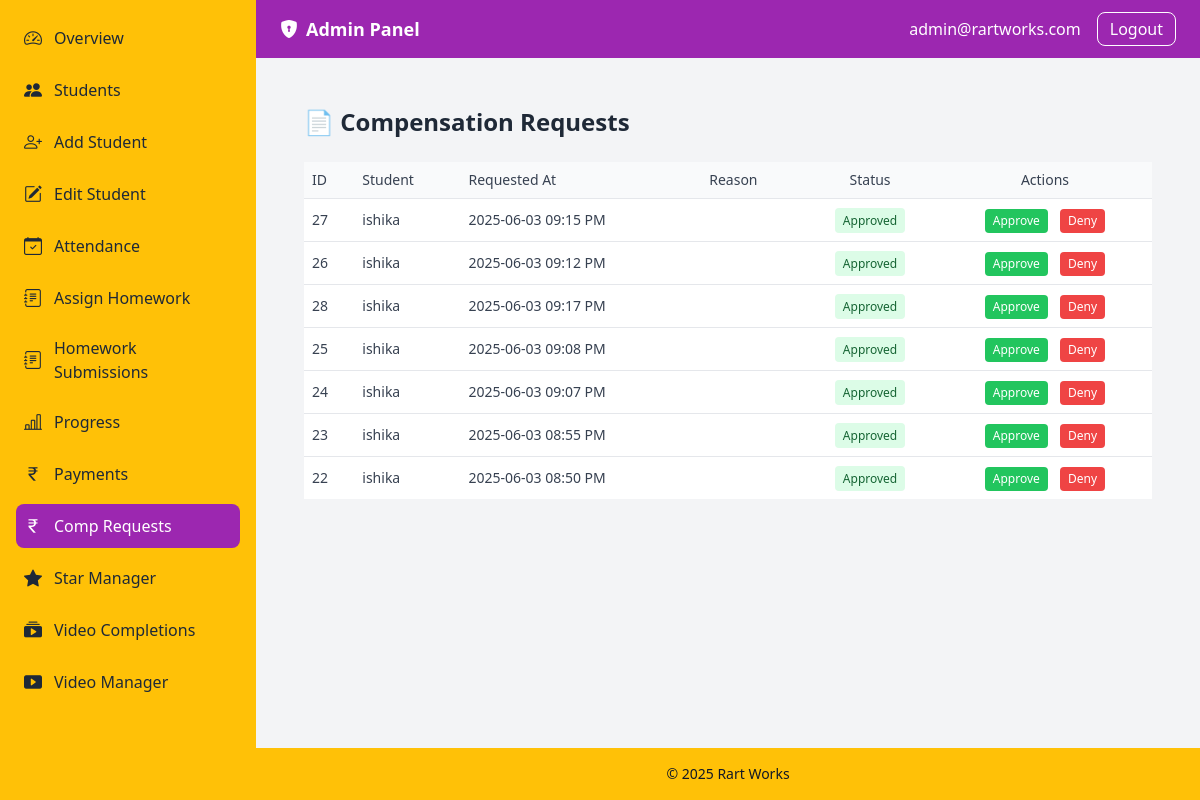
Page /dashboard/admin/index.php?page=comp_requests (signed in) on the committed database.
### tables this page shows
CREATE TABLE `users` (
  `id` int(10) UNSIGNED NOT NULL,
  `username` varchar(50) NOT NULL,
  `password` varchar(255) NOT NULL,
  `role` enum('student','admin') NOT NULL DEFAULT 'student',
  `centre_id` int(10) UNSIGNED NOT NULL,
  `created_at` datetime NOT NULL DEFAULT current_timestamp(),
  `reset_token` varchar(255) DEFAULT NULL,
  `reset_expires` datetime DEFAULT NULL
);

CREATE TABLE `compensation_requests` (
  `id` int(11) NOT NULL,
  `user_id` int(11) NOT NULL,
  `slot` varchar(50) NOT NULL,
  `comp_date` date NOT NULL,
  `requested_at` datetime NOT NULL DEFAULT current_timestamp(),
  `status` enum('approved','missed') NOT NULL DEFAULT 'approved'
);

CREATE TABLE `students` (
  `id` int(10) UNSIGNED NOT NULL,
  `user_id` int(10) UNSIGNED NOT NULL,
  `centre_id` int(10) UNSIGNED NOT NULL DEFAULT 1,
  `name` varchar(100) NOT NULL,
  `email` varchar(100) NOT NULL,
  `phone` varchar(20) DEFAULT NULL,
  `group_name` varchar(50) NOT NULL,
  `dob` date DEFAULT NULL,
  `address` varchar(255) DEFAULT NULL,
  `photo_path` varchar(255) DEFAULT NULL,
  `is_legacy` tinyint(1) NOT NULL DEFAULT 0,
  `referred_by` int(11) DEFAULT NULL,
  `pending_discount_percent` decimal(5,2) NOT NULL DEFAULT 0.00
);

### dashboard/admin/comp_requests.php (the view, shortened to what this page needs)
<?php
require_once __DIR__ . '/../../config/bootstrap.php';
$requests = $conn
  ->query("
   SELECT
    c.id,
    IFNULL(DATE_FORMAT(c.comp_date,'%Y-%m-%d'), '-')
      AS comp_date,
    s.name AS student_name,
    DATE_FORMAT(c.requested_at,'%Y-%m-%d %h:%i %p') AS requested_at,
    c.status
  FROM compensation_requests c
  JOIN students s ON s.user_id=c.user_id
  ORDER BY c.comp_date DESC, c.requested_at DESC
  ")
  ->fetch_all(MYSQLI_ASSOC);
?>
<div class="max-w-6xl mx-auto p-6 space-y-6">
  <h2 class="text-2xl font-bold text-gray-800">📄 Compensation Requests</h2>
  <div class="overflow-x-auto">
    <table class="min-w-full bg-white divide-y divide-gray-200">
      <thead class="bg-gray-50">
        <tr>
          <th class="p-2 text-left text-sm font-medium text-gray-700">ID</th>
          <th class="p-2 text-left text-sm font-medium text-gray-700">Student</th>
          <th class="p-2 text-left text-sm font-medium text-gray-700">Requested At</th>
          <th class="p-2 text-left text-sm font-medium text-gray-700">Reason</th>
          <th class="p-2 text-center text-sm font-medium text-gray-700">Status</th>
          <th class="p-2 text-center text-sm font-medium text-gray-700">Actions</th>
        </tr>
      </thead>
      <tbody class="bg-white divide-y divide-gray-200">
        <?php if (empty($requests)): ?>
          <tr>
            <td colspan="6" class="p-4 text-center text-gray-500">
              No compensation requests found.
            </td>
          </tr>
        <?php else: foreach ($requests as $r): ?>
          <tr>
            <td class="p-2 text-sm text-gray-700"><?= $r['id'] ?></td>
            <td class="p-2 text-sm text-gray-700"><?= htmlspecialchars($r['student_name']) ?></td>
            <td class="p-2 text-sm text-gray-700"><?= htmlspecialchars($r['requested_at']) ?></td>
            <td class="p-2 text-sm text-gray-700"><?= htmlspecialchars($r['reason']) ?></td>
            <td class="p-2 text-center text-sm">
              <?php if ($r['status'] === 'approved'): ?>
                <span class="px-2 py-1 bg-green-100 text-green-800 rounded text-xs">Approved</span>
              <?php elseif ($r['status'] === 'denied'): ?>
                <span class="px-2 py-1 bg-red-100 text-red-800 rounded text-xs">Denied</span>
              <?php else: ?>
                <span class="px-2 py-1 bg-yellow-100 text-yellow-800 rounded text-xs">Pending</span>
              <?php endif; ?>
            </td>
            <td class="p-2 text-center space-x-2">
              <button class="px-2 py-1 bg-green-500 text-white text-xs rounded hover:bg-green-600">
                Approve
              </button>
              <button class="px-2 py-1 bg-red-500 text-white text-xs rounded hover:bg-red-600">
                Deny
              </button>
            </td>
          </tr>
        <?php endforeach; endif; ?>
      </tbody>
    </table>
  </div>
</div>

### dashboard/admin/index.php (shortened to what this page needs)
<?php
require_once __DIR__ . '/../../config/bootstrap.php';
$menu = [
    'dashboard'           => ['bi-speedometer2',        'Overview'],
    'students'            => ['bi-people-fill',         'Students'],
    'add_student'         => ['bi-person-plus',         'Add Student'],
    'edit_student'        => ['bi-pencil-square',       'Edit Student'],
    'attendance'          => ['bi-calendar-check',      'Attendance'],
    'assign_homework'     => ['bi-journal-text',        'Assign Homework'],
    'homework_centerwise' => ['bi-journal-text',        'Homework Submissions'],
    'progress'            => ['bi-bar-chart-line',      'Progress'],
    'admin_payment'       => ['bi-currency-rupee',      'Payments'],
    'comp_requests'       => ['bi-currency-rupee',      'Comp Requests'],
    'star_manager'        => ['bi-star-fill',           'Star Manager'],
    'video_completions'   => ['bi-collection-play-fill','Video Completions'],
    'video_manager'       => ['bi-play-btn-fill',       'Video Manager'],
];
$page = $_GET['page'] ?? 'dashboard';
$stmt = $conn->prepare("SELECT username FROM users WHERE id = ? LIMIT 1");
$stmt->bind_param('i', $_SESSION['user_id']);
$stmt->execute();
$stmt->bind_result($adminUsername);
?>
<!DOCTYPE html>
<html lang="en">
<head>
  <script src="https://cdn.tailwindcss.com"></script>
  <link
    href="https://cdn.jsdelivr.net/npm/bootstrap-icons@1.10.5/font/bootstrap-icons.css"
    rel="stylesheet"
  />
</head>
<body class="bg-gray-100 min-h-screen flex">
  <nav class="hidden md:block w-64 bg-admin-secondary text-gray-900 p-4">
    <ul class="space-y-2">
      <?php foreach ($menu as $key => [$iconClass, $labelText]): ?>
        <li>
          <a href="?page=<?= $key ?>"
             class="
               flex items-center p-2 rounded-lg transition
               <?= ($page === $key)
                   ? 'bg-admin-primary text-white'
                   : 'text-gray-800 hover:bg-admin-primary hover:text-white focus:bg-admin-primary focus:text-white' ?>"
             <?= ($page === $key) ? 'aria-current="page"' : '' ?>>
            <i class="bi <?= htmlspecialchars($iconClass) ?> mr-3 text-lg"></i>
            <span class="font-medium"><?= htmlspecialchars($labelText) ?></span>
          </a>
        </li>
      <?php endforeach; ?>
    </ul>
  </nav>
  <div class="flex-1 flex flex-col">
    <header class="bg-admin-primary text-white">
      <div class="max-w-7xl mx-auto flex items-center justify-between px-6 py-3">
        <div class="flex items-center space-x-2 text-lg font-semibold">
          <i class="bi bi-shield-lock-fill"></i>
          <span>Admin Panel</span>
        </div>
        <div class="flex items-center space-x-4">
          <span><?= htmlspecialchars($adminUsername) ?></span>
          <a href="/student-portal/logout.php"
             class="px-3 py-1 border border-white rounded-lg
                    hover:bg-white hover:text-gray-800 transition">
            Logout
          </a>
        </div>
      </div>
    </header>
    <main class="flex-1 p-6 overflow-auto">
      <?php switch ($page):
        case 'dashboard': ?>
        <?php break;
        case 'comp_requests':
          include __DIR__ . '/comp_requests.php';
          break;
      endswitch; ?>
    </main>
    <footer class="bg-admin-secondary text-gray-900 text-center text-sm py-4">
      &copy; <?= date('Y') ?> Rart Works
    </footer>
  </div>
</body>
</html>

### dashboard/admin/index.php (style rules this page uses)
a { text-decoration: none; }

### rows in the picture
users: username "admin@rartworks.com"
compensation_requests: id "27", students.name "ishika", requested_at "2025-06-03 09:15 PM", status "Approved"
compensation_requests: id "26", students.name "ishika", requested_at "2025-06-03 09:12 PM", status "Approved"
compensation_requests: id "28", students.name "ishika", requested_at "2025-06-03 09:17 PM", status "Approved"
compensation_requests: id "25", students.name "ishika", requested_at "2025-06-03 09:08 PM", status "Approved"
compensation_requests: id "24", students.name "ishika", requested_at "2025-06-03 09:07 PM", status "Approved"
compensation_requests: id "23", students.name "ishika", requested_at "2025-06-03 08:55 PM", status "Approved"
compensation_requests: id "22", students.name "ishika", requested_at "2025-06-03 08:50 PM", status "Approved"

### other values in the picture
$labelText "Overview"
$labelText "Students"
$labelText "Add Student"
$labelText "Edit Student"
$labelText "Attendance"
$labelText "Assign Homework"
$labelText "Homework Submissions"
$labelText "Progress"
$labelText "Payments"
$labelText "Comp Requests"
$labelText "Star Manager"
$labelText "Video Completions"
$labelText "Video Manager"
